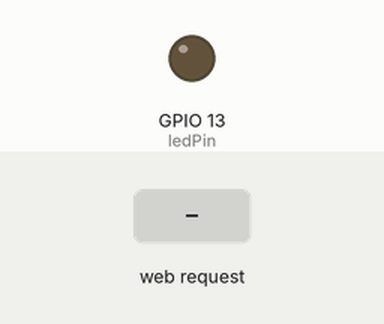
This sketch was run on a simulated ESP8266 (NodeMCU). Shown: output pins drawn as LEDs (lit = HIGH). The test bench sets the inputs (shaded band). WiFi joins after 1.5 s; servers stay silent unless stated; what the sketch prints to the serial monitor is not drawn.

Above: at 2.7 s.
2.8 s: HTTP request GET /ON received
At 3.1 s:
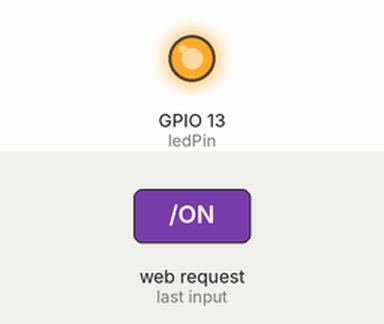
4.3 s: HTTP request GET /OFF received
At 5.5 s:
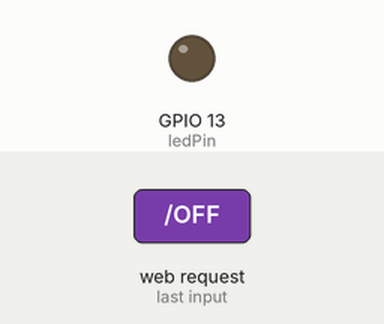
Timing chart, 0 to 7.3 s (numbered marks = the images above; inputs shaded):
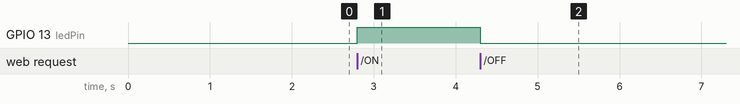

Measured:
- after the input at 2.8 s, GPIO 13 (ledPin): LOW → HIGH at once
- after the input at 4.3 s, GPIO 13 (ledPin): HIGH → LOW at once

The sketch:

NodeMCUConnectionExample.ino
```cpp
#include <ESP8266WiFi.h>

const char* ssid = "WifiName";
const char* password = "WifiPassword";

int ledPin = 13; // Node MCU D7
WiFiServer server(80);

void setup() {
  Serial.begin(115200);
  delay(10);

  pinMode(ledPin, OUTPUT);
  digitalWrite(ledPin, LOW);

  Serial.print("\n \nConnecting to ");
  Serial.println(ssid);

  WiFi.begin(ssid, password);

  while (WiFi.status() != WL_CONNECTED) {
    delay(500);
    Serial.print(".");
  }
  Serial.println("");
  Serial.println("WiFi connected");

  // Start the server
  server.begin();
  Serial.println("Server started");

  // Print the IP address
  Serial.print("Use this URL to connect: ");
  Serial.print("http://");
  Serial.print(WiFi.localIP());
  Serial.println("/");

}

void loop() {

  WiFiClient client = server.available();
  if (!client) return;
  Serial.println("new client");
  while(!client.available()) delay(1);

  // Read the first line of the request
  String request = client.readStringUntil('\r');
  Serial.println(request);
  client.flush();

  // Match the request

  int value = LOW;
  if (request.indexOf("/ON") != -1)  {
    digitalWrite(ledPin, HIGH);
    value = HIGH;
  }
  if (request.indexOf("/OFF") != -1)  {
    digitalWrite(ledPin, LOW);
    value = LOW;
  }

  // Return the response
  client.println("HTTP/1.1 200 OK");
  client.println("Content-Type: text/html");
  client.println(""); //  do not forget this one
  client.println("<!DOCTYPE HTML>");
  client.println("<html>");

  client.print("Led pin is now: ");

  if(value == HIGH) {
    client.print("On");
  } else {
    client.print("Off");
  }
  client.println("<br><br>");
  client.println("<a href=\"/ON\"\"><button>Turn On </button></a>");
  client.println("<a href=\"/OFF\"\"><button>Turn Off </button></a><br />");
  client.println("</html>");

  delay(1);
  Serial.println("Client disonnected");
  Serial.println("");

}
```
